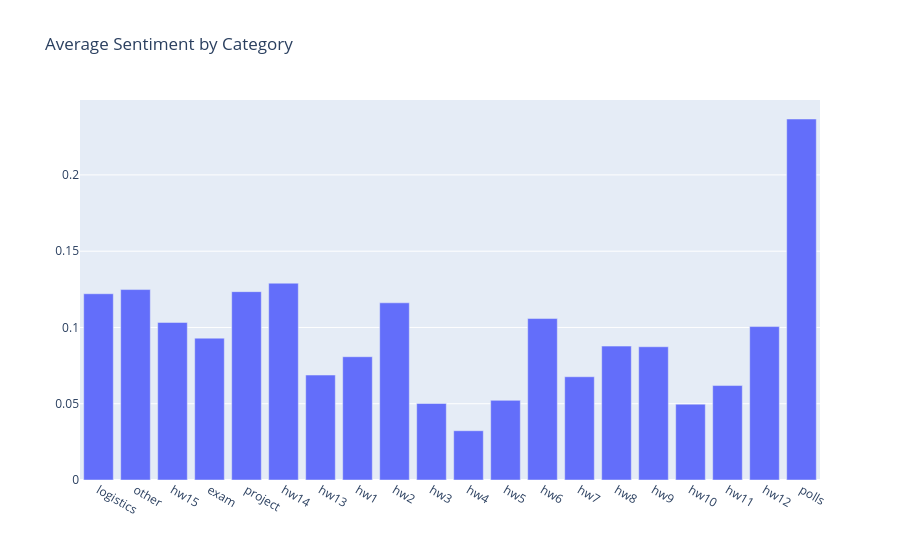

Source (notebook cell):
### Code cell
fig6 = go.Figure(data=[go.Bar(x=list(avg_sentiment.keys()), y=list(avg_sentiment.values()))],
               layout = go.Layout(title=go.layout.Title(text="Average Sentiment by Category")))
fig6.show()

### Figure 1 — Plotly figure (JSON) as saved in the notebook; plotly's stock layout.template omitted (floating-point values rounded to 4 significant figures)
{"data": [{"type": "bar", "x": ["logistics", "other", "hw15", "exam", "project", "hw14", "hw13", "hw1", "hw2", "hw3", "hw4", "hw5", "hw6", "hw7", "hw8", "hw9", "hw10", "hw11", "hw12", "polls"], "y": [0.1221, 0.1248, 0.1033, 0.09299, 0.1235, 0.129, 0.06879, 0.08082, 0.1162, 0.05017, 0.0323, 0.0522, 0.1058, 0.06769, 0.08777, 0.08736, 0.04972, 0.06192, 0.1006, 0.2367]}], "layout": {"title": {"text": "Average Sentiment by Category"}}}
